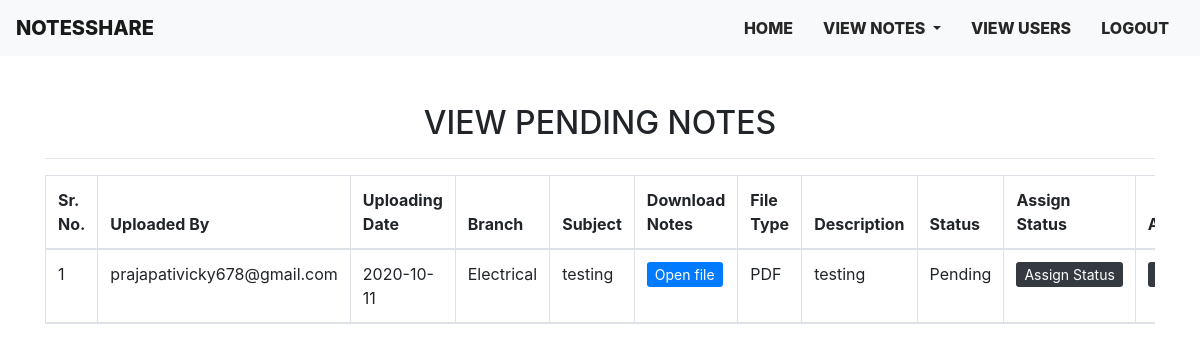
Screenshot of /pending_notes (signed in) with the database file from the repository.
### notes/models.py (models this page shows, shortened)
class Notes(models.Model):
    user = models.ForeignKey(User,on_delete=models.CASCADE)
    uploadingdate = models.CharField(max_length=30)
    branch = models.CharField(max_length=30)
    subject = models.CharField(max_length=30)
    notesfile = models.FileField(null=True)
    filetype = models.CharField(max_length=30)
    description = models.CharField(max_length=200,null=True)
    status = models.CharField(max_length=15)

### notes/views.py (the view)
# urls.py: path('pending_notes',views.pending_notes,name='pending_notes'),
def pending_notes(request):
    if not request.user.is_authenticated:
        return redirect('login_admin')
    notes = Notes.objects.filter(status="Pending")
    d = {'notes':notes}
    return render(request,'pending_notes.html',d)

### templates/pending_notes.html (shortened to what this page needs)
{% extends 'admin_nav.html' %}
{% block body %}
<div class="container mt-5">
    <h2 class="text-center">VIEW PENDING NOTES</h2>
   <hr>
<div class="table-responsive">
   <table  id="example" class="table table-striped table-bordered">
    <thead>
        <tr>
            <th>Sr. No.</th>
            <th>Uploaded By</th>
            <th>Uploading Date</th>
            <th>Branch</th>
            <th>Subject</th>
            <th>Download Notes</th>
            <th>File Type</th>
            <th>Description</th>
            <th>Status</th>
            <th>Assign Status</th>
            <th>Action</th>
        </tr>
        {% for i in notes %}
       <tr>
           <td>{{forloop.counter}}</td>
           <td>{{i.user.username}}</td>
           <td>{{i.uploadingdate}}</td>
           <td>{{i.branch}}</td>
           <td>{{i.subject}}</td>
           <td><a href="{{i.notesfile.url}}" class="btn-sm btn-primary" target="_blank" style="text-decoration: none;"> Open file </a></td>
           <td>{{i.filetype}}</td>
           <td>{{i.description}}</td>
           <td>{{i.status}}</td>
           <td><a href="{% url 'assign_status' i.id %}" class="btn-sm btn-dark" style="text-decoration: none;" >Assign&nbsp;Status</a></td>
           <td><a href="{% url 'delete_mynotes' i.id %}" class="btn-sm btn-dark" style="text-decoration: none;" onclick="return confirm('Are you sure?')">Delete</a></td>
       </tr>
       {% endfor %}
    </thead>
   </table>
</div>
</div>
{% endblock body %}

### static/css/mystyle.css (style rules this page uses)
body { font-family: 'Roboto';font-size: 16px; }

### rows the page displays
Notes: user.username "prajapativicky678@gmail.com", uploadingdate "2020-10-11", branch "Electrical", subject "testing", filetype "PDF", description "testing", status "Pending"
